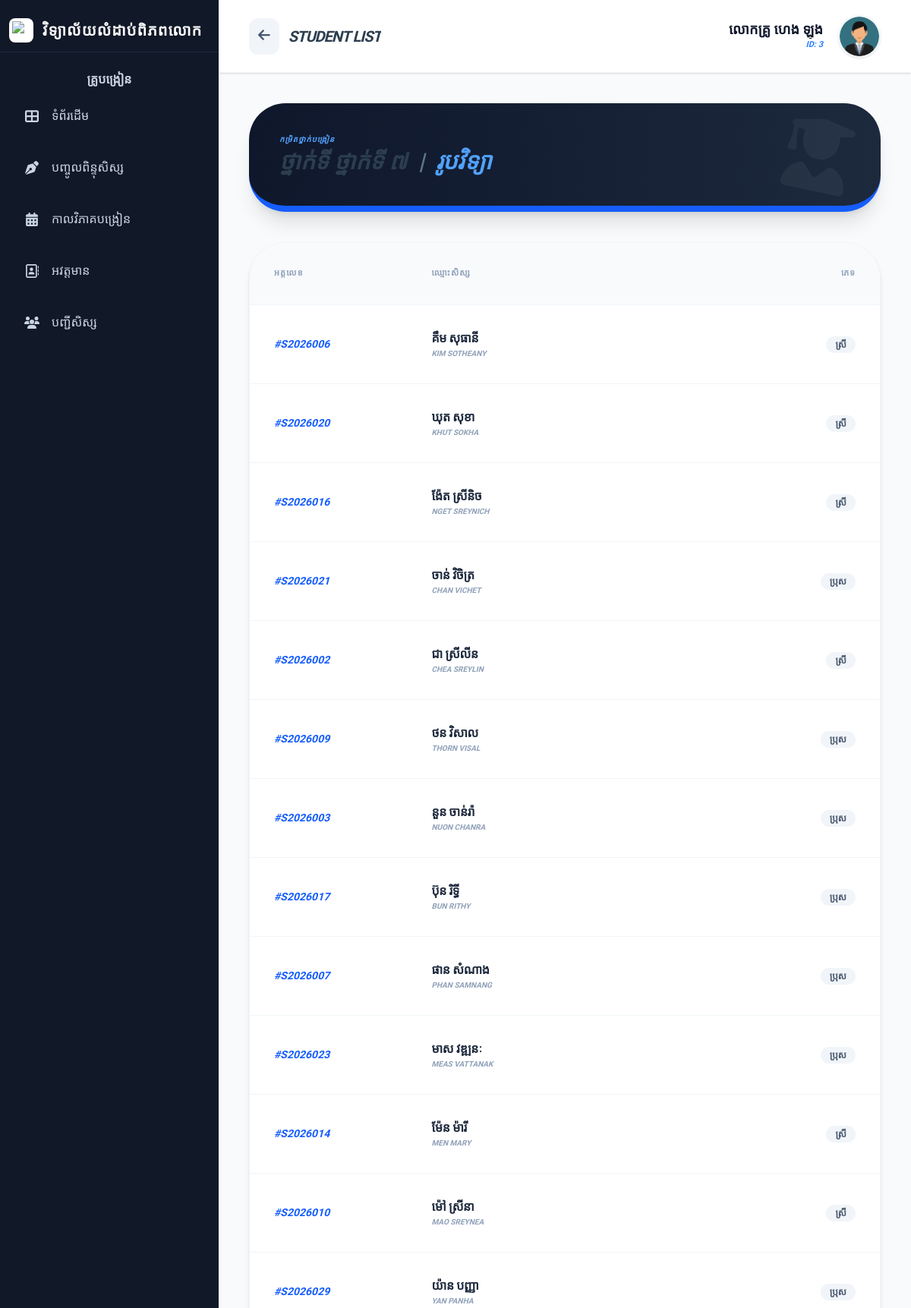
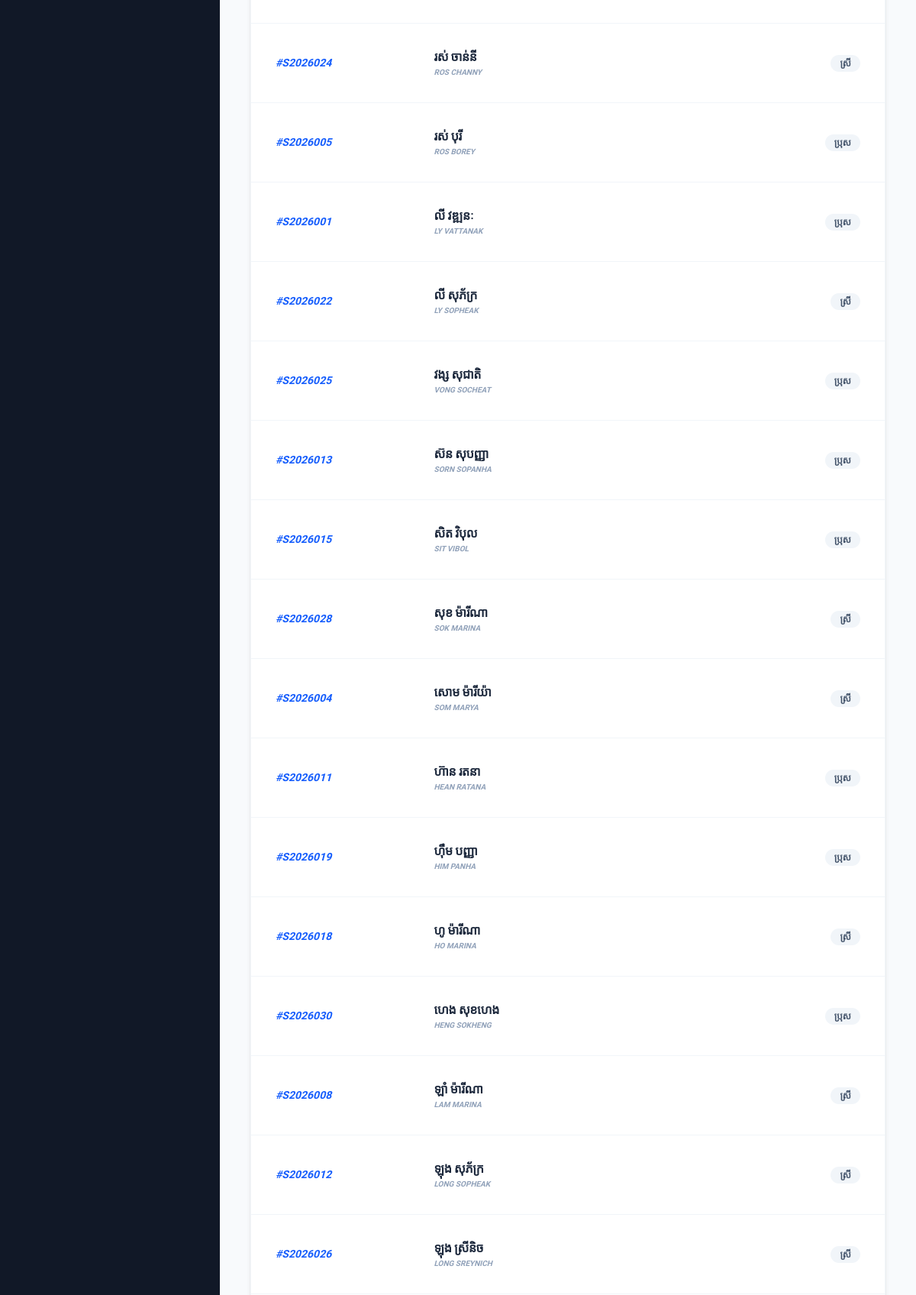
Page /views/teacher/view_student.php?class_id=1&subject_id=3 (signed in, upper part) on the committed database (2 pictures, top to bottom).
### tables this page shows
CREATE TABLE `teachers` (
  `teacher_id` varchar(50) NOT NULL,
  `user_id` int(11) DEFAULT NULL,
  `full_name` varchar(255) DEFAULT NULL,
  `subjects` varchar(255) DEFAULT NULL,
  `phone` varchar(20) DEFAULT NULL,
  `profile_image` varchar(255) DEFAULT 'default_user.png'
);

CREATE TABLE `classes` (
  `id` int(11) NOT NULL,
  `class_name` varchar(50) NOT NULL,
  `academic_year` varchar(20) DEFAULT NULL
);

CREATE TABLE `subjects` (
  `id` int(11) NOT NULL,
  `subject_name` varchar(100) DEFAULT NULL,
  `teacher_id` varchar(20) DEFAULT NULL
);

CREATE TABLE `students` (
  `id` int(11) NOT NULL,
  `user_id` int(11) DEFAULT NULL,
  `student_id` varchar(50) DEFAULT NULL,
  `full_name` varchar(255) DEFAULT NULL,
  `full_name_en` varchar(255) DEFAULT NULL,
  `gender` varchar(10) DEFAULT NULL,
  `dob` varchar(50) DEFAULT NULL,
  `pob` text,
  `address` text,
  `father_name` varchar(255) DEFAULT NULL,
  `mother_name` varchar(255) DEFAULT NULL,
  `father_job` varchar(100) DEFAULT NULL,
  `mother_job` varchar(100) DEFAULT NULL,
  `father_phone` varchar(20) DEFAULT NULL,
  `mother_phone` varchar(20) DEFAULT NULL,
  `stream` varchar(100) DEFAULT NULL,
  `class_name` varchar(50) DEFAULT NULL,
  `status` varchar(20) DEFAULT 'Active',
  `class_id` int(11) DEFAULT NULL,
  `academic_year` varchar(20) DEFAULT NULL,
  `photo` varchar(255) DEFAULT 'default.png',
  `profile_img` varchar(255) DEFAULT NULL,
  `phone` varchar(50) DEFAULT NULL,
  `parent_phone` varchar(20) DEFAULT NULL
);

### views/teacher/view_student.php (the view, shortened to what this page needs)
<?php
require_once '../../config/db.php';
$class_id = $_GET['class_id'] ?? 0;
$subject_id = $_GET['subject_id'] ?? 0;
$u_id = $_SESSION['user_id'];
$teacher_query = mysqli_query($conn, "SELECT teacher_id, full_name, profile_image FROM teachers WHERE user_id = '$u_id' LIMIT 1");
$teacher_info = mysqli_fetch_assoc($teacher_query);
$real_t_id = $teacher_info['teacher_id'] ?? 'N/A';
$display_name = $teacher_info['full_name'] ?? 'គ្រូបង្រៀន';
$info_sql = "SELECT c.class_name, s.subject_name FROM classes c, subjects s WHERE c.id = '$class_id' AND s.id = '$subject_id' LIMIT 1";
$info = mysqli_fetch_assoc(mysqli_query($conn, $info_sql));
$st_query = "SELECT student_id, full_name, full_name_en, gender FROM students WHERE class_id = '$class_id' AND status = 'Active' ORDER BY full_name ASC";
$students = mysqli_query($conn, $st_query);
include '../../includes/header.php';
?>
<div class="flex flex-col lg:flex-row h-screen w-full overflow-hidden">
    <div class="hidden lg:block">
        <?php include '../../includes/sidebar_teacher.php'; ?>
    </div>
    <div class="flex-1 flex flex-col min-w-0 h-full overflow-hidden">
        <header class="bg-white border-b border-slate-100 h-20 md:h-24 flex items-center justify-between px-4 md:px-10 shrink-0 shadow-sm z-20">
            <div class="flex items-center gap-3">
                <a href="my_classes.php" class="p-2 md:p-3 bg-slate-100 text-slate-600 rounded-xl hover:bg-slate-200 transition-all">
                    <i class="fas fa-arrow-left text-lg"></i>
                </a>
                <h2 class="text-base md:text-xl font-black text-slate-800 uppercase italic tracking-tighter truncate">Student List</h2>
            </div>
            <div class="flex items-center gap-3 md:gap-5">
                <div class="text-right hidden sm:block">
                    <p class="text-sm md:text-lg font-black text-slate-900 leading-tight truncate"><?= htmlspecialchars($display_name) ?></p>
                    <p class="text-[10px] md:text-[11px] text-blue-500 font-bold uppercase italic">ID: <?= $real_t_id ?></p>
                </div>
                <div class="w-10 h-10 md:w-14 md:h-14 rounded-full overflow-hidden border-2 border-slate-100 shadow-sm shrink-0">
                    <?php
                        $path = "../../assets/uploads/teachers/";
                        $img = (!empty($teacher_info['profile_image']) && file_exists($path . $teacher_info['profile_image'])) ? $path . $teacher_info['profile_image'] : $path . 'default_user.png';
                    ?>
                    <img src="<?= $img ?>" class="w-full h-full object-cover">
                </div>
            </div>
        </header>
        <main class="flex-1 overflow-y-auto p-4 md:p-10 custom-scrollbar">
            <div class="mb-6 md:mb-10 bg-gradient-to-r from-slate-900 to-slate-800 p-6 md:p-10 rounded-[2rem] md:rounded-[3rem] text-white shadow-xl relative overflow-hidden border-b-4 md:border-b-8 border-blue-600">
                <div class="relative z-10">
                    <p class="text-blue-400 font-black uppercase italic tracking-[0.1em] text-[9px] md:text-[10px] mb-1">កម្រិតថ្នាក់បង្រៀន</p>
                    <h1 class="text-xl md:text-3xl font-black italic uppercase">
                        ថ្នាក់ទី <?= $info['class_name'] ?? '---' ?>
                        <span class="text-slate-500 mx-1 md:mx-2">|</span>
                        <span class="text-blue-400"><?= $info['subject_name'] ?? '---' ?></span>
                    </h1>
                </div>
                <i class="fas fa-user-graduate absolute right-4 md:right-10 top-1/2 -translate-y-1/2 text-5xl md:text-8xl text-white/5 rotate-12"></i>
            </div>
            <div class="bg-white rounded-[1.5rem] md:rounded-[3rem] shadow-md border border-slate-100 overflow-hidden">
                <div class="overflow-x-auto">
                    <table class="w-full text-left">
                        <thead class="bg-slate-50 border-b border-slate-100">
                            <tr>
                                <th class="p-6 md:p-8 font-black uppercase text-[10px] md:text-[11px] text-slate-400 tracking-widest w-1/4">អត្តលេខ</th>
                                <th class="p-6 md:p-8 font-black uppercase text-[10px] md:text-[11px] text-slate-400 tracking-widest w-1/2">ឈ្មោះសិស្ស</th>
                                <th class="p-6 md:p-8 font-black uppercase text-[10px] md:text-[11px] text-slate-400 tracking-widest text-right">ភេទ</th>
                            </tr>
                        </thead>
                        <tbody class="divide-y divide-slate-100">
                            <?php if ($students && mysqli_num_rows($students) > 0): ?>
                                <?php while($row = mysqli_fetch_assoc($students)): ?>
                                <tr class="hover:bg-blue-50/40 transition-all">
                                    <td class="p-6 md:p-8 text-xs md:text-sm font-black text-blue-600 italic">
                                        #<?= htmlspecialchars($row['student_id']) ?>
                                    </td>
                                    <td class="p-6 md:p-8">
                                        <div class="font-bold text-slate-800 uppercase tracking-tight text-sm md:text-base"><?= htmlspecialchars($row['full_name']) ?></div>
                                        <div class="text-[9px] md:text-[10px] text-slate-400 font-bold uppercase italic"><?= htmlspecialchars($row['full_name_en']) ?></div>
                                    </td>
                                    <td class="p-6 md:p-8 text-right">
                                        <span class="px-3 py-1 bg-slate-100 text-slate-600 rounded-full text-[10px] md:text-xs font-bold"><?= $row['gender'] ?></span>
                                    </td>
                                </tr>
                                <?php endwhile; ?>
                            <?php endif; ?>
                        </tbody>
                    </table>
                </div>
            </div>
        </main>
    </div>
</div>
<?php include '../../includes/footer.php'; ?>

### includes/header.php (style rules this page uses)
body { font-family: 'Hanuman', serif; font-size: 16px; }
h1, h2, .sidebar-brand { font-family: 'Hanuman', serif; font-weight: 700; color: #2c3e50; }

### views/teacher/view_student.php (style rules this page uses)
body { font-family: 'Kantumruy Pro', sans-serif; background-color: #f8fafc; }

### rows in the picture
teachers: full_name "លោកគ្រូ ហេង ឡុង", teacher_id "3", profile_image (picture)
classes: class_name "ថ្នាក់ទី ៧", subjects.subject_name "រូបវិទ្យា"
students: student "S2026006", full_name "គឹម សុធានី", full_name_en "KIM SOTHEANY", gender "ស្រី"
students: student "S2026020", full_name "ឃុត សុខា", full_name_en "KHUT SOKHA", gender "ស្រី"
students: student "S2026016", full_name "ង៉ែត ស្រីនិច", full_name_en "NGET SREYNICH", gender "ស្រី"
students: student "S2026021", full_name "ចាន់ វិចិត្រ", full_name_en "CHAN VICHET", gender "ប្រុស"
students: student "S2026002", full_name "ជា ស្រីលីន", full_name_en "CHEA SREYLIN", gender "ស្រី"
students: student "S2026009", full_name "ថន វិសាល", full_name_en "THORN VISAL", gender "ប្រុស"
students: student "S2026003", full_name "នួន ចាន់រ៉ា", full_name_en "NUON CHANRA", gender "ប្រុស"
students: student "S2026017", full_name "ប៊ុន រិទ្ធី", full_name_en "BUN RITHY", gender "ប្រុស"
students: student "S2026007", full_name "ផាន សំណាង", full_name_en "PHAN SAMNANG", gender "ប្រុស"
students: student "S2026023", full_name "មាស វឌ្ឍនៈ", full_name_en "MEAS VATTANAK", gender "ប្រុស"
students: student "S2026014", full_name "ម៉ែន ម៉ារី", full_name_en "MEN MARY", gender "ស្រី"
students: student "S2026010", full_name "ម៉ៅ ស្រីនា", full_name_en "MAO SREYNEA", gender "ស្រី"
students: student "S2026029", full_name "យ៉ាន បញ្ញា", full_name_en "YAN PANHA", gender "ប្រុស"
students: student "S2026024", full_name "រស់ ចាន់នី", full_name_en "ROS CHANNY", gender "ស្រី"
students: student "S2026005", full_name "រស់ បុរី", full_name_en "ROS BOREY", gender "ប្រុស"
students: student "S2026001", full_name "លី វឌ្ឍនៈ", full_name_en "LY VATTANAK", gender "ប្រុស"
students: student "S2026022", full_name "លី សុភ័ក្រ", full_name_en "LY SOPHEAK", gender "ស្រី"
students: student "S2026025", full_name "វង្ស សុជាតិ", full_name_en "VONG SOCHEAT", gender "ប្រុស"
students: student "S2026013", full_name "ស៊ន សុបញ្ញា", full_name_en "SORN SOPANHA", gender "ប្រុស"
students: student "S2026015", full_name "សិត វិបុល", full_name_en "SIT VIBOL", gender "ប្រុស"
students: student "S2026028", full_name "សុខ ម៉ារីណា", full_name_en "SOK MARINA", gender "ស្រី"
students: student "S2026004", full_name "សោម ម៉ារីយ៉ា", full_name_en "SOM MARYA", gender "ស្រី"
students: student "S2026011", full_name "ហ៊ាន រតនា", full_name_en "HEAN RATANA", gender "ប្រុស"
students: student "S2026019", full_name "ហ៊ឹម បញ្ញា", full_name_en "HIM PANHA", gender "ប្រុស"
students: student "S2026018", full_name "ហូ ម៉ារីណា", full_name_en "HO MARINA", gender "ស្រី"
students: student "S2026030", full_name "ហេង សុខហេង", full_name_en "HENG SOKHENG", gender "ប្រុស"
students: student "S2026008", full_name "ឡាំ ម៉ារីណា", full_name_en "LAM MARINA", gender "ស្រី"
students: student "S2026012", full_name "ឡុង សុភ័ក្រ", full_name_en "LONG SOPHEAK", gender "ស្រី"
students: student "S2026026", full_name "ឡុង ស្រីនិច", full_name_en "LONG SREYNICH", gender "ស្រី"
